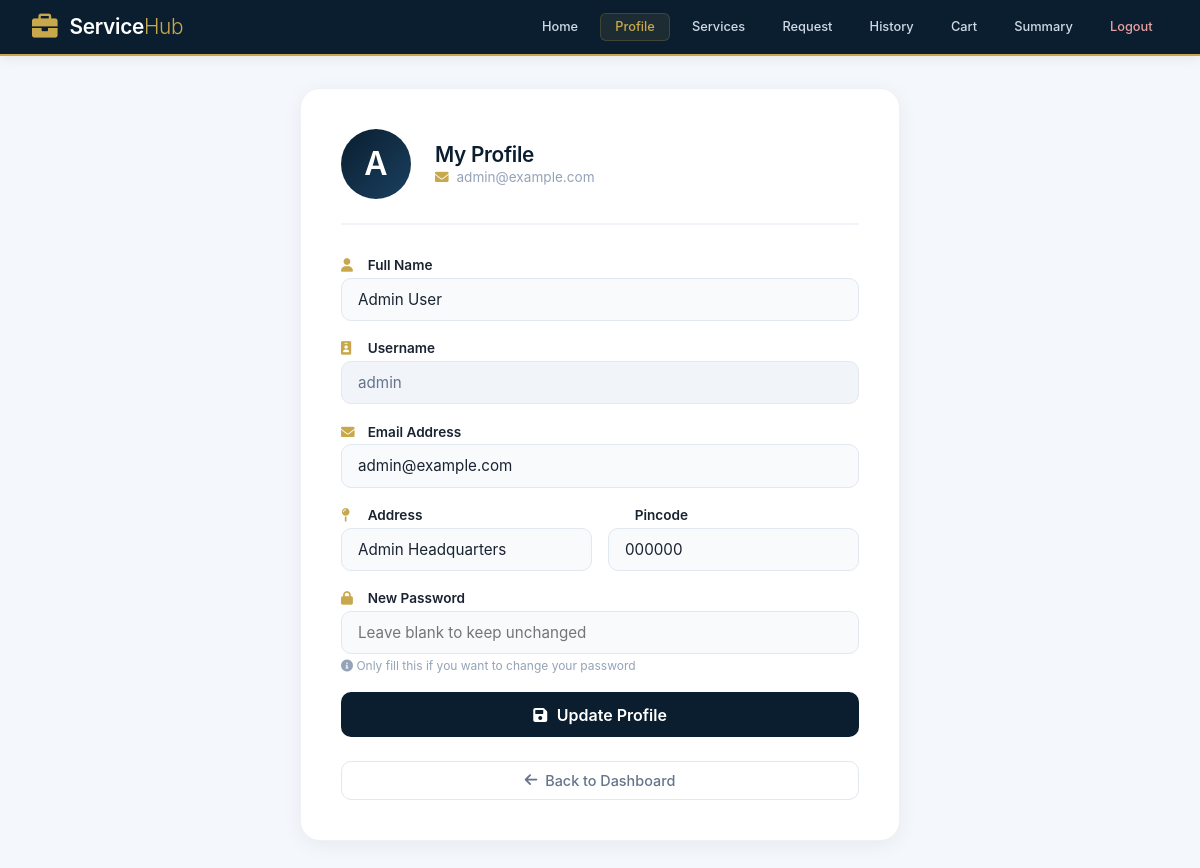
The app's page /customer/profile (signed in) with its own data.
### models.py (models this page shows)
class Customer(db.Model):
    __tablename__ = 'customers'
    id = db.Column(db.Integer, primary_key=True)
    name = db.Column(db.String(100), nullable=False)
    username = db.Column(db.String(100), unique=True, nullable=False)
    password = db.Column(db.String(100), nullable=False)  # Store password as plain text
    email = db.Column(db.String(100), unique=True, nullable=False)
    address = db.Column(db.String(200), nullable=False)
    pincode = db.Column(db.String(10), nullable=False)
    is_admin = db.Column(db.Boolean, default=False, nullable=False)
    blocked = db.Column(db.Boolean, default=False, nullable=False)

### routes.py (the view, shortened to what this page needs)
@app.route('/customer/profile', methods=['GET', 'POST'])
def customer_profile():
    customer_id = session.get('customer_id')  # Fetch logged-in customer ID
    if not customer_id:
        flash("Please log in to view your profile.", "warning")
        return redirect(url_for('login'))
    customer = Customer.query.get(customer_id)
    if not customer:
        flash("Customer not found.", "danger")
        return redirect(url_for('index'))
    return render_template('customer_profile.html', customer=customer)

### templates/customer_profile.html (shortened to what this page needs)
<!DOCTYPE html>
<html lang="en">
<head>
    <link rel="stylesheet" href="https://cdnjs.cloudflare.com/ajax/libs/font-awesome/6.0.0-beta3/css/all.min.css" />
</head>
<body>
    <header>
        <div class="header-content">
            <div class="logo">
                <i class="fas fa-briefcase"></i>
                <h1>Service<span>Hub</span></h1>
            </div>
            <nav>
                <a href="{{ url_for('customer_dashboard') }}">Home</a>
                <a href="{{ url_for('customer_profile') }}" class="active">Profile</a>
                <a href="{{ url_for('services') }}">Services</a>
                <a href="{{ url_for('create_service_request') }}">Request</a>
                <a href="{{ url_for('booking_history') }}">History</a>
                <a href="{{ url_for('view_cart') }}">Cart</a>
                <a href="{{ url_for('request_summary') }}">Summary</a>
                <a href="{{ url_for('logout') }}" class="nav-logout">Logout</a>
            </nav>
        </div>
    </header>
    <div class="main-content">
        <div class="profile-card">
            <div class="profile-header">
                <div class="profile-avatar">
                    {{ customer.name[0]|upper }}
                </div>
                <div class="profile-title">
                    <h2>My Profile</h2>
                    <p>
                        <i class="fas fa-envelope"></i> {{ customer.email }}
                    </p>
                </div>
            </div>
            <form method="POST" action="{{ url_for('customer_profile') }}">
                <div class="form-group">
                    <label for="name">
                        <i class="fas fa-user"></i> Full Name
                    </label>
                    <input type="text" id="name" name="name" value="{{ customer.name }}" required />
                </div>
                <div class="form-group">
                    <label for="username">
                        <i class="fas fa-id-badge"></i> Username
                    </label>
                    <input type="text" id="username" value="{{ customer.username }}" readonly />
                </div>
                <div class="form-group">
                    <label for="email">
                        <i class="fas fa-envelope"></i> Email Address
                    </label>
                    <input type="email" id="email" name="email" value="{{ customer.email }}" required />
                </div>
                <div class="form-row">
                    <div class="form-group">
                        <label for="address">
                            <i class="fas fa-map-pin"></i> Address
                        </label>
                        <input type="text" id="address" name="address" value="{{ customer.address }}" required />
                    </div>
                    <div class="form-group">
                        <label for="pincode">
                             Pincode
                        </label>
                        <input type="text" id="pincode" name="pincode" value="{{ customer.pincode }}" required />
                    </div>
                </div>
                <div class="form-group">
                    <label for="password">
                        <i class="fas fa-lock"></i> New Password
                    </label>
                    <input type="password" id="password" name="password" placeholder="Leave blank to keep unchanged" />
                    <div class="hint">
                        <i class="fas fa-info-circle"></i> Only fill this if you want to change your password
                    </div>
                </div>
                <button type="submit" class="btn-update">
                    <i class="fas fa-save"></i> Update Profile
                </button>
            </form>
            <div class="action-row">
                <a href="{{ url_for('customer_dashboard') }}" class="btn-back">
                    <i class="fas fa-arrow-left"></i> Back to Dashboard
                </a>
            </div>
        </div>
    </div>
</body>
</html>

### templates/customer_profile.html (style rules this page uses)
* { margin: 0; padding: 0; box-sizing: border-box; }
body { font-family: 'Inter', -apple-system, BlinkMacSystemFont, 'Segoe UI', Roboto, sans-serif; background: #f4f7fc; color: #1a2332; min-height: 100vh; display: flex; flex-direction: column; align-items: center; }
header { background: #0a1e2f; color: #ffffff; width: 100%; padding: 0.8rem 2rem; box-shadow: 0 2px 12px rgba(0, 0, 0, 0.08); border-bottom: 2px solid #c9a84c; position: sticky; top: 0; z-index: 100; }
.header-content { max-width: 1400px; margin: 0 auto; display: flex; flex-wrap: wrap; align-items: center; justify-content: space-between; gap: 0.5rem; }
.logo { display: flex; align-items: center; gap: 0.75rem; }
.logo i { font-size: 1.6rem; color: #c9a84c; }
.logo h1 { font-size: 1.3rem; font-weight: 600; letter-spacing: -0.3px; }
.logo span { color: #c9a84c; font-weight: 300; }
nav { display: flex; flex-wrap: wrap; gap: 0.2rem 0.4rem; align-items: center; }
nav a { text-decoration: none; color: #d1d9e6; font-weight: 500; padding: 0.35rem 0.9rem; border-radius: 6px; font-size: 0.8rem; transition: all 0.2s ease; border: 1px solid transparent; white-space: nowrap; }
nav a.active { color: #c9a84c; background: rgba(201, 168, 76, 0.1); border-color: rgba(201, 168, 76, 0.2); }
.nav-logout { color: #e8a0a0 !important; }
.main-content { max-width: 600px; width: 95%; margin: 2rem auto; }
.profile-card { background: white; border-radius: 20px; padding: 2.5rem; box-shadow: 0 4px 20px rgba(0, 0, 0, 0.06); border: 1px solid #eef2f6; }
.profile-header { display: flex; align-items: center; gap: 1.5rem; margin-bottom: 2rem; padding-bottom: 1.5rem; border-bottom: 2px solid #f1f5f9; }
.profile-avatar { width: 70px; height: 70px; border-radius: 50%; background: linear-gradient(135deg, #0a1e2f 0%, #1a4060 100%); display: flex; align-items: center; justify-content: center; color: white; font-size: 2rem; font-weight: 600; flex-shrink: 0; }
.profile-title h2 { font-size: 1.3rem; font-weight: 600; color: #0a1e2f; letter-spacing: -0.3px; }
.profile-title p { font-size: 0.85rem; color: #94a3b8; margin-top: 0.1rem; }
.profile-title p i { color: #c9a84c; margin-right: 4px; }
.form-group { margin-bottom: 1.2rem; }
.form-group label { display: block; font-weight: 600; font-size: 0.85rem; color: #1a2332; margin-bottom: 0.3rem; }
.form-group label i { color: #c9a84c; width: 1.2rem; margin-right: 4px; }
.form-group input { width: 100%; padding: 0.7rem 1rem; font-size: 0.95rem; border: 1.5px solid #e2e8f0; border-radius: 10px; background: #f8fafc; transition: all 0.2s; font-family: inherit; color: #1a2332; }
.form-group input:read-only { background: #f1f5f9; color: #64748b; cursor: not-allowed; }
.form-group .hint { font-size: 0.75rem; color: #94a3b8; margin-top: 0.2rem; }
.form-row { display: grid; grid-template-columns: 1fr 1fr; gap: 1rem; }
.btn-update { width: 100%; padding: 0.8rem; background: #0a1e2f; color: white; border: none; border-radius: 10px; font-weight: 600; font-size: 1rem; cursor: pointer; transition: all 0.25s; font-family: inherit; display: flex; align-items: center; justify-content: center; gap: 0.6rem; margin-top: 0.5rem; }
.btn-back { display: inline-flex; align-items: center; gap: 0.5rem; padding: 0.6rem 1.5rem; background: transparent; color: #64748b; border: 1.5px solid #e2e8f0; border-radius: 10px; text-decoration: none; font-weight: 500; font-size: 0.9rem; transition: all 0.2s; font-family: inherit; margin-top: 1rem; }
.action-row { display: flex; gap: 1rem; flex-wrap: wrap; margin-top: 0.5rem; }
.action-row .btn-back { flex: 1; justify-content: center; }

### records on screen
Customer: name "A", email "admin@example.com", name "Admin User", username "admin", address "Admin Headquarters", pincode "000000"
